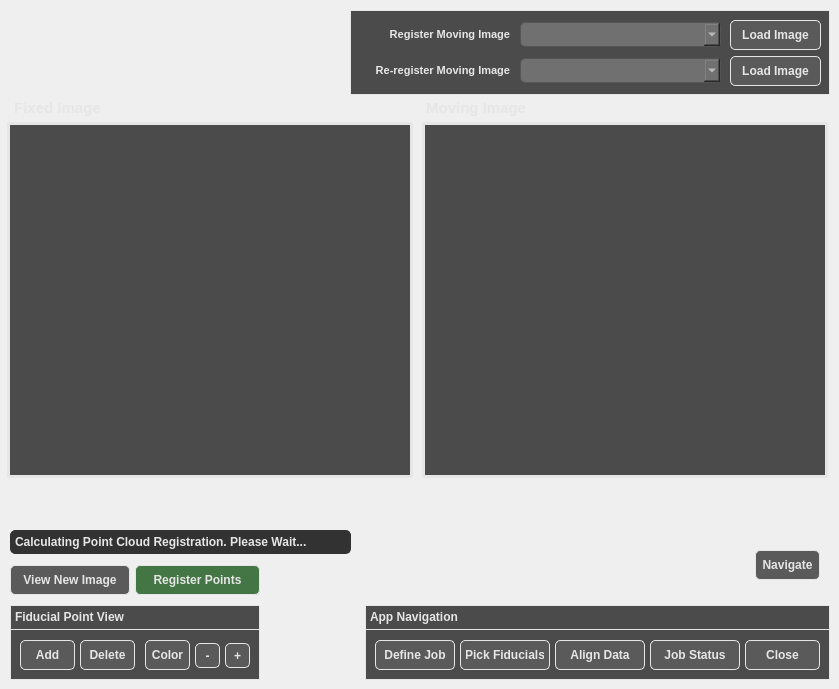
    <widget class="QWidget" name="AddFiducialsTabName">
     <attribute name="title">
      <string>Pick Fiducials</string>
     </attribute>
     <widget class="QFrame" name="ChooseMovingImageFrame">
      <property name="geometry">
       <rect>
        <x>350</x>
        <y>10</y>
        <width>480</width>
        <height>85</height>
       </rect>
      </property>
      <property name="styleSheet">
       <string notr="true">QFrame { 
	background-color: #4b4b4b;
	border: 1px solid #e6e6e6; /* Border  */
}</string>
      </property>
      <property name="frameShape">
       <enum>QFrame::StyledPanel</enum>
      </property>
      <property name="frameShadow">
       <enum>QFrame::Raised</enum>
      </property>
      <widget class="QPushButton" name="LoadNewMovingImageButton">
       <property name="geometry">
        <rect>
         <x>380</x>
         <y>10</y>
         <width>91</width>
         <height>30</height>
        </rect>
       </property>
       <property name="font">
        <font>
         <pointsize>9</pointsize>
         <weight>75</weight>
         <bold>true</bold>
        </font>
       </property>
       <property name="styleSheet">
        <string notr="true">QPushButton {
    background-color: #5a5a5a;
    color: #e6e6e6; /* Text color */
    border: 1px solid #e6e6e6; /* Border  */
    border-radius: 5px; /* Optional: Rounded corners */
    padding: 5px; /* Optional: Padding around text */
}

QPushButton:hover {
    background-color: #666f75; /* Grey-blue when hovered */
}

QPushButton:pressed {
    background-color: #7b8e9c; /* More blue when pressed */
}</string>
       </property>
       <property name="text">
        <string>Load Image</string>
       </property>
      </widget>
      <widget class="QPushButton" name="LoadOldMovingImageButton">
       <property name="geometry">
        <rect>
         <x>380</x>
         <y>46</y>
         <width>91</width>
         <height>30</height>
        </rect>
       </property>
       <property name="font">
        <font>
         <pointsize>9</pointsize>
         <weight>75</weight>
         <bold>true</bold>
        </font>
       </property>
       <property name="styleSheet">
        <string notr="true">QPushButton {
    background-color: #5a5a5a;
    color: #e6e6e6; /* Text color */
    border: 1px solid #e6e6e6; /* Border  */
    border-radius: 5px; /* Optional: Rounded corners */
    padding: 5px; /* Optional: Padding around text */
}

QPushButton:hover {
    background-color: #666f75; /* Grey-blue when hovered */
}

QPushButton:pressed {
    background-color: #7b8e9c; /* More blue when pressed */
}</string>
       </property>
       <property name="text">
        <string>Load Image</string>
       </property>
      </widget>
      <widget class="QComboBox" name="MovingImagesComboBox">
       <property name="geometry">
        <rect>
         <x>170</x>
         <y>12</y>
         <width>201</width>
         <height>25</height>
        </rect>
       </property>
       <property name="font">
        <font>
         <pointsize>10</pointsize>
        </font>
       </property>
       <property name="styleSheet">
        <string notr="true">QComboBox {
    background-color: #707070; /* Light gray background color */
    color: #e6e6e6; /* Dark gray font color */
    padding: 5px; /* Optional: adds padding inside the combobox */
    border: 1px solid #555555; /* Optional: border color */
    border-radius: 5px; /* Optional: rounded corners */
}

QComboBox QAbstractItemView { /* Styles for dropdown list */
    background-color: #707070; /* Dropdown background color */
    color: #e6e6e6; /* Dropdown font color */
    selection-background-color: #cce5ff; /* Background color when an item is selected */
    selection-color: #e6e6e6; /* Font color of selected item */
}

</string>
       </property>
      </widget>
      <widget class="QTextEdit" name="MovingImagesText">
       <property name="geometry">
        <rect>
         <x>5</x>
         <y>13</y>
         <width>160</width>
         <height>27</height>
        </rect>
       </property>
       <property name="font">
        <font>
         <pointsize>9</pointsize>
        </font>
       </property>
       <property name="styleSheet">
        <string notr="true">QTextEdit { 
	background-color: #4b4b4b;
	color: #e6e6e6; /* Text color */
	border: 1px solid #4b4b4b; /* Border  */
    border-radius: 5px; /* Optional: Rounded corners */
}</string>
       </property>
       <property name="verticalScrollBarPolicy">
        <enum>Qt::ScrollBarAlwaysOff</enum>
       </property>
       <property name="horizontalScrollBarPolicy">
        <enum>Qt::ScrollBarAlwaysOff</enum>
       </property>
       <property name="readOnly">
        <bool>true</bool>
       </property>
       <property name="html">
        <string>&lt;!DOCTYPE HTML PUBLIC &quot;-//W3C//DTD HTML 4.0//EN&quot; &quot;http://www.w3.org/TR/REC-html40/strict.dtd&quot;&gt;
&lt;html&gt;&lt;head&gt;&lt;meta name=&quot;qrichtext&quot; content=&quot;1&quot; /&gt;&lt;style type=&quot;text/css&quot;&gt;
p, li { white-space: pre-wrap; }
&lt;/style&gt;&lt;/head&gt;&lt;body style=&quot; font-family:'MS Shell Dlg 2'; font-size:9pt; font-weight:400; font-style:normal;&quot;&gt;
&lt;p align=&quot;right&quot; style=&quot; margin-top:0px; margin-bottom:0px; margin-left:0px; margin-right:0px; -qt-block-indent:0; text-indent:0px;&quot;&gt;&lt;span style=&quot; font-size:8.25pt; font-weight:600;&quot;&gt;Register Moving Image&lt;/span&gt;&lt;/p&gt;&lt;/body&gt;&lt;/html&gt;</string>
       </property>
      </widget>
      <widget class="QTextEdit" name="OldMovingImagesText">
       <property name="geometry">
        <rect>
         <x>5</x>
         <y>49</y>
         <width>160</width>
         <height>27</height>
        </rect>
       </property>
       <property name="font">
        <font>
         <pointsize>9</pointsize>
        </font>
       </property>
       <property name="styleSheet">
        <string notr="true">QTextEdit { 
	background-color: #4b4b4b;
	color: #e6e6e6; /* Text color */
	border: 1px solid #4b4b4b; /* Border  */
    border-radius: 5px; /* Optional: Rounded corners */
}</string>
       </property>
       <property name="verticalScrollBarPolicy">
        <enum>Qt::ScrollBarAlwaysOff</enum>
       </property>
       <property name="horizontalScrollBarPolicy">
        <enum>Qt::ScrollBarAlwaysOff</enum>
       </property>
       <property name="readOnly">
        <bool>true</bool>
       </property>
       <property name="html">
        <string>&lt;!DOCTYPE HTML PUBLIC &quot;-//W3C//DTD HTML 4.0//EN&quot; &quot;http://www.w3.org/TR/REC-html40/strict.dtd&quot;&gt;
&lt;html&gt;&lt;head&gt;&lt;meta name=&quot;qrichtext&quot; content=&quot;1&quot; /&gt;&lt;style type=&quot;text/css&quot;&gt;
p, li { white-space: pre-wrap; }
&lt;/style&gt;&lt;/head&gt;&lt;body style=&quot; font-family:'MS Shell Dlg 2'; font-size:9pt; font-weight:400; font-style:normal;&quot;&gt;
&lt;p align=&quot;right&quot; style=&quot; margin-top:0px; margin-bottom:0px; margin-left:0px; margin-right:0px; -qt-block-indent:0; text-indent:0px;&quot;&gt;&lt;span style=&quot; font-size:8.25pt; font-weight:600;&quot;&gt;Re-register Moving Image&lt;/span&gt;&lt;/p&gt;&lt;/body&gt;&lt;/html&gt;</string>
       </property>
      </widget>
      <widget class="QComboBox" name="OldMovingImagesComboBox">
       <property name="geometry">
        <rect>
         <x>170</x>
         <y>48</y>
         <width>201</width>
         <height>25</height>
        </rect>
       </property>
       <property name="font">
        <font>
         <pointsize>10</pointsize>
        </font>
       </property>
       <property name="styleSheet">
        <string notr="true">QComboBox {
    background-color: #707070; /* Light gray background color */
    color: #e6e6e6; /* Dark gray font color */
    padding: 5px; /* Optional: adds padding inside the combobox */
    border: 1px solid #555555; /* Optional: border color */
    border-radius: 5px; /* Optional: rounded corners */
}

QComboBox QAbstractItemView { /* Styles for dropdown list */
    background-color: #707070; /* Dropdown background color */
    color: #e6e6e6; /* Dropdown font color */
    selection-background-color: #cce5ff; /* Background color when an item is selected */
    selection-color: #e6e6e6; /* Font color of selected item */
}

</string>
       </property>
      </widget>
     </widget>
     <widget class="QFrame" name="FiducialPointControlsFrame">
      <property name="geometry">
       <rect>
        <x>10</x>
        <y>605</y>
        <width>250</width>
        <height>75</height>
       </rect>
      </property>
      <property name="styleSheet">
       <string notr="true">QFrame { 
	background-color: #4b4b4b;
	border: 1px solid #e6e6e6; /* Border  */
}</string>
      </property>
      <property name="frameShape">
       <enum>QFrame::StyledPanel</enum>
      </property>
      <property name="frameShadow">
       <enum>QFrame::Raised</enum>
      </property>
      <widget class="QTextEdit" name="FiducialFrameHeaderText">
       <property name="geometry">
        <rect>
         <x>0</x>
         <y>0</y>
         <width>250</width>
         <height>25</height>
        </rect>
       </property>
       <property name="font">
        <font>
         <pointsize>10</pointsize>
         <weight>75</weight>
         <bold>true</bold>
        </font>
       </property>
       <property name="styleSheet">
        <string notr="true">QTextEdit { 
	background-color: #4b4b4b;
	color: #e6e6e6; /* Text color */
	border: 1px solid #e6e6e6; /* Border  */
}</string>
       </property>
       <property name="verticalScrollBarPolicy">
        <enum>Qt::ScrollBarAlwaysOff</enum>
       </property>
       <property name="horizontalScrollBarPolicy">
        <enum>Qt::ScrollBarAlwaysOff</enum>
       </property>
       <property name="readOnly">
        <bool>true</bool>
       </property>
       <property name="html">
        <string>&lt;!DOCTYPE HTML PUBLIC &quot;-//W3C//DTD HTML 4.0//EN&quot; &quot;http://www.w3.org/TR/REC-html40/strict.dtd&quot;&gt;
&lt;html&gt;&lt;head&gt;&lt;meta name=&quot;qrichtext&quot; content=&quot;1&quot; /&gt;&lt;style type=&quot;text/css&quot;&gt;
p, li { white-space: pre-wrap; }
&lt;/style&gt;&lt;/head&gt;&lt;body style=&quot; font-family:'MS Shell Dlg 2'; font-size:10pt; font-weight:600; font-style:normal;&quot;&gt;
&lt;p style=&quot; margin-top:0px; margin-bottom:0px; margin-left:0px; margin-right:0px; -qt-block-indent:0; text-indent:0px;&quot;&gt;&lt;span style=&quot; font-size:9pt;&quot;&gt;Fiducial Point View&lt;/span&gt;&lt;/p&gt;&lt;/body&gt;&lt;/html&gt;</string>
       </property>
      </widget>
      <widget class="QPushButton" name="AddFiducialButton">
       <property name="geometry">
        <rect>
         <x>10</x>
         <y>35</y>
         <width>55</width>
         <height>30</height>
        </rect>
       </property>
       <property name="font">
        <font>
         <pointsize>9</pointsize>
         <weight>75</weight>
         <bold>true</bold>
        </font>
       </property>
       <property name="styleSheet">
        <string notr="true">QPushButton {
    background-color: #5a5a5a;
    color: #e6e6e6; /* Text color */
    border: 1px solid #e6e6e6; /* Border  */
    border-radius: 5px; /* Optional: Rounded corners */
    padding: 5px; /* Optional: Padding around text */
}

QPushButton:hover {
    background-color: #666f75; /* Grey-blue when hovered */
}

QPushButton:pressed {
    background-color: #7b8e9c; /* More blue when pressed */
}</string>
       </property>
       <property name="text">
        <string>Add</string>
       </property>
      </widget>
      <widget class="QPushButton" name="ColorFiducialButton">
       <property name="geometry">
        <rect>
         <x>135</x>
         <y>35</y>
         <width>45</width>
         <height>30</height>
        </rect>
       </property>
       <property name="font">
        <font>
         <pointsize>9</pointsize>
         <weight>75</weight>
         <bold>true</bold>
        </font>
       </property>
       <property name="styleSheet">
        <string notr="true">QPushButton {
    background-color: #5a5a5a;
    color: #e6e6e6; /* Text color */
    border: 1px solid #e6e6e6; /* Border  */
    border-radius: 5px; /* Optional: Rounded corners */
    padding: 5px; /* Optional: Padding around text */
}

QPushButton:hover {
    background-color: #666f75; /* Grey-blue when hovered */
}

QPushButton:pressed {
    background-color: #7b8e9c; /* More blue when pressed */
}</string>
       </property>
       <property name="text">
        <string>Color</string>
       </property>
      </widget>
      <widget class="QPushButton" name="ShrinkFiducialButton">
       <property name="geometry">
        <rect>
         <x>185</x>
         <y>38</y>
         <width>25</width>
         <height>25</height>
        </rect>
       </property>
       <property name="font">
        <font>
         <pointsize>9</pointsize>
         <weight>75</weight>
         <bold>true</bold>
        </font>
       </property>
       <property name="styleSheet">
        <string notr="true">QPushButton {
    background-color: #5a5a5a;
    color: #e6e6e6; /* Text color */
    border: 1px solid #e6e6e6; /* Border  */
    border-radius: 5px; /* Optional: Rounded corners */
    padding: 5px; /* Optional: Padding around text */
}

QPushButton:hover {
    background-color: #666f75; /* Grey-blue when hovered */
}

QPushButton:pressed {
    background-color: #7b8e9c; /* More blue when pressed */
}</string>
       </property>
       <property name="text">
        <string>-</string>
       </property>
      </widget>
      <widget class="QPushButton" name="GrowFiducialButton">
       <property name="geometry">
        <rect>
         <x>215</x>
         <y>38</y>
         <width>25</width>
         <height>25</height>
        </rect>
       </property>
       <property name="font">
        <font>
         <pointsize>9</pointsize>
         <weight>75</weight>
         <bold>true</bold>
        </font>
       </property>
       <property name="styleSheet">
        <string notr="true">QPushButton {
    background-color: #5a5a5a;
    color: #e6e6e6; /* Text color */
    border: 1px solid #e6e6e6; /* Border  */
    border-radius: 5px; /* Optional: Rounded corners */
    padding: 5px; /* Optional: Padding around text */
}

QPushButton:hover {
    background-color: #666f75; /* Grey-blue when hovered */
}

QPushButton:pressed {
    background-color: #7b8e9c; /* More blue when pressed */
}</string>
       </property>
       <property name="text">
        <string>+</string>
       </property>
      </widget>
      <widget class="QPushButton" name="DeleteAllButton">
       <property name="geometry">
        <rect>
         <x>70</x>
         <y>35</y>
         <width>55</width>
         <height>30</height>
        </rect>
       </property>
       <property name="font">
        <font>
         <pointsize>9</pointsize>
         <weight>75</weight>
         <bold>true</bold>
        </font>
       </property>
       <property name="styleSheet">
        <string notr="true">QPushButton {
    background-color: #5a5a5a;
    color: #e6e6e6; /* Text color */
    border: 1px solid #e6e6e6; /* Border  */
    border-radius: 5px; /* Optional: Rounded corners */
    padding: 5px; /* Optional: Padding around text */
}

QPushButton:hover {
    background-color: #666f75; /* Grey-blue when hovered */
}

QPushButton:pressed {
    background-color: #7b8e9c; /* More blue when pressed */
}</string>
       </property>
       <property name="text">
        <string>Delete</string>
       </property>
      </widget>
      <zorder>DeleteAllButton</zorder>
      <zorder>FiducialFrameHeaderText</zorder>
      <zorder>AddFiducialButton</zorder>
      <zorder>GrowFiducialButton</zorder>
      <zorder>ColorFiducialButton</zorder>
      <zorder>ShrinkFiducialButton</zorder>
     </widget>
     <widget class="QFrame" name="FixedImageDisplayFrame">
      <property name="geometry">
       <rect>
        <x>10</x>
        <y>125</y>
        <width>400</width>
        <height>350</height>
       </rect>
      </property>
      <property name="styleSheet">
       <string notr="true">QFrame { 
	background-color: #4b4b4b;
	border: 0px solid #e6e6e6; /* Border  */
}</string>
      </property>
      <property name="frameShape">
       <enum>QFrame::StyledPanel</enum>
      </property>
      <property name="frameShadow">
       <enum>QFrame::Raised</enum>
      </property>
     </widget>
     <widget class="QFrame" name="MovingImageDisplayFrame">
      <property name="geometry">
       <rect>
        <x>425</x>
        <y>125</y>
        <width>400</width>
        <height>350</height>
       </rect>
      </property>
      <property name="styleSheet">
       <string notr="true">QFrame { 
	background-color: #4b4b4b;
	border: 0px solid #e6e6e6; /* Border  */
}</string>
      </property>
      <property name="frameShape">
       <enum>QFrame::StyledPanel</enum>
      </property>
      <property name="frameShadow">
       <enum>QFrame::Raised</enum>
      </property>
     </widget>
     <widget class="QTextEdit" name="FiducialTabUpdateText">
      <property name="geometry">
       <rect>
        <x>10</x>
        <y>530</y>
        <width>341</width>
        <height>24</height>
       </rect>
      </property>
      <property name="font">
       <font>
        <pointsize>9</pointsize>
       </font>
      </property>
      <property name="styleSheet">
       <string notr="true">QTextEdit { 
	background-color: #323232;
	color: #e6e6e6; /* Text color */
	border: 1px solid #323232; /* Border  */
    border-radius: 5px; /* Optional: Rounded corners */
}</string>
      </property>
      <property name="verticalScrollBarPolicy">
       <enum>Qt::ScrollBarAlwaysOff</enum>
      </property>
      <property name="horizontalScrollBarPolicy">
       <enum>Qt::ScrollBarAlwaysOff</enum>
      </property>
      <property name="html">
       <string>&lt;!DOCTYPE HTML PUBLIC &quot;-//W3C//DTD HTML 4.0//EN&quot; &quot;http://www.w3.org/TR/REC-html40/strict.dtd&quot;&gt;
&lt;html&gt;&lt;head&gt;&lt;meta name=&quot;qrichtext&quot; content=&quot;1&quot; /&gt;&lt;style type=&quot;text/css&quot;&gt;
p, li { white-space: pre-wrap; }
&lt;/style&gt;&lt;/head&gt;&lt;body style=&quot; font-family:'MS Shell Dlg 2'; font-size:9pt; font-weight:400; font-style:normal;&quot;&gt;
&lt;p style=&quot; margin-top:0px; margin-bottom:0px; margin-left:0px; margin-right:0px; -qt-block-indent:0; text-indent:0px;&quot;&gt;&lt;span style=&quot; font-weight:600;&quot;&gt;Calculating Point Cloud Registration. Please Wait...&lt;/span&gt;&lt;/p&gt;&lt;/body&gt;&lt;/html&gt;</string>
      </property>
     </widget>
     <widget class="QLabel" name="MovingImageBorder">
      <property name="geometry">
       <rect>
        <x>422</x>
        <y>122</y>
        <width>406</width>
        <height>356</height>
       </rect>
      </property>
      <property name="styleSheet">
       <string notr="true">QLabel {
        background-color: transparent; /* Transparent fill */
        border: 5px solid #e6e6e6;       /* Green border */
    }
</string>
      </property>
      <property name="text">
       <string/>
      </property>
     </widget>
     <widget class="QLabel" name="FixedImageFrameHeaderText">
      <property name="geometry">
       <rect>
        <x>10</x>
        <y>96</y>
        <width>400</width>
        <height>24</height>
       </rect>
      </property>
      <property name="font">
       <font>
        <pointsize>11</pointsize>
        <weight>75</weight>
        <bold>true</bold>
       </font>
      </property>
      <property name="styleSheet">
       <string notr="true">QLabel { 
	background-color: transparent;
	color: #e6e6e6; /* Text color */
	border: 0px solid #e6e6e6; /* Border  */
    qproperty-alignment: 'AlignCenter';
}</string>
      </property>
      <property name="text">
       <string> Fixed Image</string>
      </property>
     </widget>
     <widget class="QLabel" name="MovingImageFrameHeaderText">
      <property name="geometry">
       <rect>
        <x>422</x>
        <y>96</y>
        <width>400</width>
        <height>24</height>
       </rect>
      </property>
      <property name="font">
       <font>
        <pointsize>11</pointsize>
        <weight>75</weight>
        <bold>true</bold>
       </font>
      </property>
      <property name="styleSheet">
       <string notr="true">QLabel { 
	background-color: transparent;
	color: #e6e6e6; /* Text color */
	border: 0px solid #e6e6e6; /* Border  */
    qproperty-alignment: 'AlignCenter';
}</string>
      </property>
      <property name="text">
       <string> Moving Image</string>
      </property>
     </widget>
     <widget class="QLabel" name="FixedImageBorder">
      <property name="geometry">
       <rect>
        <x>7</x>
        <y>122</y>
        <width>406</width>
        <height>356</height>
       </rect>
      </property>
      <property name="styleSheet">
       <string notr="true">QLabel {
        background-color: transparent; /* Transparent fill */
        border: 5px solid #e6e6e6;       /* Green border */
    }
</string>
      </property>
      <property name="text">
       <string/>
      </property>
     </widget>
     <widget class="QPushButton" name="PickNewMovingImageButton">
      <property name="geometry">
       <rect>
        <x>10</x>
        <y>565</y>
        <width>120</width>
        <height>30</height>
       </rect>
      </property>
      <property name="font">
       <font>
        <pointsize>9</pointsize>
        <weight>75</weight>
        <bold>true</bold>
       </font>
      </property>
      <property name="styleSheet">
       <string notr="true">QPushButton {
    background-color: #5a5a5a;
    color: #e6e6e6; /* Text color */
    border: 1px solid #e6e6e6; /* Border  */
    border-radius: 5px; /* Optional: Rounded corners */
    padding: 5px; /* Optional: Padding around text */
}

QPushButton:hover {
    background-color: #666f75; /* Grey-blue when hovered */
}

QPushButton:pressed {
    background-color: #7b8e9c; /* More blue when pressed */
}</string>
      </property>
      <property name="text">
       <string>View New Image</string>
      </property>
     </widget>
     <widget class="QPushButton" name="AttemptICPRegistrationButton">
      <property name="geometry">
       <rect>
        <x>135</x>
        <y>565</y>
        <width>125</width>
        <height>30</height>
       </rect>
      </property>
      <property name="font">
       <font>
        <pointsize>9</pointsize>
        <weight>75</weight>
        <bold>true</bold>
       </font>
      </property>
      <property name="styleSheet">
       <string notr="true">QPushButton {
    background-color: #447544;
    color: #e6e6e6; /* Text color */
    border: 1px solid #e6e6e6; /* Border  */
    border-radius: 5px; /* Optional: Rounded corners */
    padding: 5px; /* Optional: Padding around text */
}

QPushButton:hover {
    background-color: #488a48; /* Grey-blue when hovered */
}

QPushButton:pressed {
    background-color: #49a349; /* More blue when pressed */
}</string>
      </property>
      <property name="text">
       <string>Register Points</string>
      </property>
     </widget>
     <widget class="QPushButton" name="NavigationButton_F">
      <property name="geometry">
       <rect>
        <x>755</x>
        <y>550</y>
        <width>65</width>
        <height>30</height>
       </rect>
      </property>
      <property name="font">
       <font>
        <pointsize>9</pointsize>
        <weight>75</weight>
        <bold>true</bold>
       </font>
      </property>
      <property name="styleSheet">
       <string notr="true">QPushButton {
    background-color: #5a5a5a;
    color: #e6e6e6; /* Text color */
    border: 1px solid #e6e6e6; /* Border  */
    border-radius: 5px; /* Optional: Rounded corners */
    padding: 5px; /* Optional: Padding around text */
}

QPushButton:hover {
    background-color: #666f75; /* Grey-blue when hovered */
}

QPushButton:pressed {
    background-color: #7b8e9c; /* More blue when pressed */
}</string>
      </property>
      <property name="text">
       <string>Navigate</string>
      </property>
     </widget>
     <widget class="QFrame" name="WhatNextControlFrame_F">
      <property name="geometry">
       <rect>
        <x>365</x>
        <y>605</y>
        <width>465</width>
        <height>75</height>
       </rect>
      </property>
      <property name="styleSheet">
       <string notr="true">QFrame { 
	background-color: #4b4b4b;
	border: 1px solid #e6e6e6; /* Border  */
}</string>
      </property>
      <property name="frameShape">
       <enum>QFrame::StyledPanel</enum>
      </property>
      <property name="frameShadow">
       <enum>QFrame::Raised</enum>
      </property>
      <widget class="QTextEdit" name="WhatNextText_F">
       <property name="geometry">
        <rect>
         <x>0</x>
         <y>0</y>
         <width>465</width>
         <height>25</height>
        </rect>
       </property>
       <property name="font">
        <font>
         <pointsize>9</pointsize>
         <weight>75</weight>
         <bold>true</bold>
        </font>
       </property>
       <property name="styleSheet">
        <string notr="true">QTextEdit { 
	background-color: #4b4b4b;
	color: #e6e6e6; /* Text color */
	border: 1px solid #e6e6e6; /* Border  */
}</string>
       </property>
       <property name="verticalScrollBarPolicy">
        <enum>Qt::ScrollBarAlwaysOff</enum>
       </property>
       <property name="horizontalScrollBarPolicy">
        <enum>Qt::ScrollBarAlwaysOff</enum>
       </property>
       <property name="readOnly">
        <bool>true</bool>
       </property>
       <property name="html">
        <string>&lt;!DOCTYPE HTML PUBLIC &quot;-//W3C//DTD HTML 4.0//EN&quot; &quot;http://www.w3.org/TR/REC-html40/strict.dtd&quot;&gt;
&lt;html&gt;&lt;head&gt;&lt;meta name=&quot;qrichtext&quot; content=&quot;1&quot; /&gt;&lt;style type=&quot;text/css&quot;&gt;
p, li { white-space: pre-wrap; }
&lt;/style&gt;&lt;/head&gt;&lt;body style=&quot; font-family:'MS Shell Dlg 2'; font-size:9pt; font-weight:600; font-style:normal;&quot;&gt;
&lt;p style=&quot; margin-top:0px; margin-bottom:0px; margin-left:0px; margin-right:0px; -qt-block-indent:0; text-indent:0px;&quot;&gt;App Navigation&lt;/p&gt;&lt;/body&gt;&lt;/html&gt;</string>
       </property>
      </widget>
      <widget class="QPushButton" name="GoToImportProjectTab_F">
       <property name="geometry">
        <rect>
         <x>10</x>
         <y>35</y>
         <width>80</width>
         <height>30</height>
        </rect>
       </property>
       <property name="font">
        <font>
         <pointsize>9</pointsize>
         <weight>75</weight>
         <bold>true</bold>
        </font>
       </property>
       <property name="styleSheet">
        <string notr="true">QPushButton {
    background-color: #5a5a5a;
    color: #e6e6e6; /* Text color */
    border: 1px solid #e6e6e6; /* Border  */
    border-radius: 5px; /* Optional: Rounded corners */
    padding: 5px; /* Optional: Padding around text */
}

QPushButton:hover {
    background-color: #666f75; /* Grey-blue when hovered */
}

QPushButton:pressed {
    background-color: #7b8e9c; /* More blue when pressed */
}</string>
       </property>
       <property name="text">
        <string>Define Job</string>
       </property>
      </widget>
      <widget class="QPushButton" name="GoToFiducialsTab_F">
       <property name="geometry">
        <rect>
         <x>95</x>
         <y>35</y>
         <width>90</width>
         <height>30</height>
        </rect>
       </property>
       <property name="font">
        <font>
         <pointsize>9</pointsize>
         <weight>75</weight>
         <bold>true</bold>
        </font>
       </property>
       <property name="styleSheet">
        <string notr="true">QPushButton {
    background-color: #5a5a5a;
    color: #e6e6e6; /* Text color */
    border: 1px solid #e6e6e6; /* Border  */
    border-radius: 5px; /* Optional: Rounded corners */
    padding: 5px; /* Optional: Padding around text */
}

QPushButton:hover {
    background-color: #666f75; /* Grey-blue when hovered */
}

QPushButton:pressed {
    background-color: #7b8e9c; /* More blue when pressed */
}</string>
       </property>
       <property name="text">
        <string>Pick Fiducials</string>
       </property>
      </widget>
      <widget class="QPushButton" name="GoToJobStatusTab_F">
       <property name="geometry">
        <rect>
         <x>285</x>
         <y>35</y>
         <width>90</width>
         <height>30</height>
        </rect>
       </property>
       <property name="font">
        <font>
         <pointsize>9</pointsize>
         <weight>75</weight>
         <bold>true</bold>
        </font>
       </property>
       <property name="styleSheet">
        <string notr="true">QPushButton {
    background-color: #5a5a5a;
    color: #e6e6e6; /* Text color */
    border: 1px solid #e6e6e6; /* Border  */
    border-radius: 5px; /* Optional: Rounded corners */
    padding: 5px; /* Optional: Padding around text */
}

QPushButton:hover {
    background-color: #666f75; /* Grey-blue when hovered */
}

QPushButton:pressed {
    background-color: #7b8e9c; /* More blue when pressed */
}</string>
       </property>
       <property name="text">
        <string>Job Status</string>
       </property>
      </widget>
      <widget class="QPushButton" name="GoToCoordsTab_F">
       <property name="geometry">
        <rect>
         <x>190</x>
         <y>35</y>
         <width>90</width>
         <height>30</height>
        </rect>
       </property>
       <property name="font">
        <font>
         <pointsize>9</pointsize>
         <weight>75</weight>
         <bold>true</bold>
        </font>
       </property>
       <property name="styleSheet">
        <string notr="true">QPushButton {
    background-color: #5a5a5a;
    color: #e6e6e6; /* Text color */
    border: 1px solid #e6e6e6; /* Border  */
    border-radius: 5px; /* Optional: Rounded corners */
    padding: 5px; /* Optional: Padding around text */
}

QPushButton:hover {
    background-color: #666f75; /* Grey-blue when hovered */
}

QPushButton:pressed {
    background-color: #7b8e9c; /* More blue when pressed */
}</string>
       </property>
       <property name="text">
        <string>Align Data</string>
       </property>
      </widget>
      <widget class="QPushButton" name="CloseNavigationButton_F">
       <property name="geometry">
        <rect>
         <x>380</x>
         <y>35</y>
         <width>75</width>
         <height>30</height>
        </rect>
       </property>
       <property name="font">
        <font>
         <pointsize>9</pointsize>
         <weight>75</weight>
         <bold>true</bold>
        </font>
       </property>
       <property name="styleSheet">
        <string notr="true">QPushButton {
    background-color: #5a5a5a;
    color: #e6e6e6; /* Text color */
    border: 1px solid #e6e6e6; /* Border  */
    border-radius: 5px; /* Optional: Rounded corners */
    padding: 5px; /* Optional: Padding around text */
}

QPushButton:hover {
    background-color: #666f75; /* Grey-blue when hovered */
}

QPushButton:pressed {
    background-color: #7b8e9c; /* More blue when pressed */
}</string>
       </property>
       <property name="text">
        <string>Close</string>
       </property>
      </widget>
     </widget>
     <zorder>ChooseMovingImageFrame</zorder>
     <zorder>FixedImageBorder</zorder>
     <zorder>MovingImageBorder</zorder>
     <zorder>FiducialPointControlsFrame</zorder>
     <zorder>FixedImageDisplayFrame</zorder>
     <zorder>MovingImageDisplayFrame</zorder>
     <zorder>FiducialTabUpdateText</zorder>
     <zorder>FixedImageFrameHeaderText</zorder>
     <zorder>MovingImageFrameHeaderText</zorder>
     <zorder>PickNewMovingImageButton</zorder>
     <zorder>AttemptICPRegistrationButton</zorder>
     <zorder>NavigationButton_F</zorder>
     <zorder>WhatNextControlFrame_F</zorder>
    </widget>
